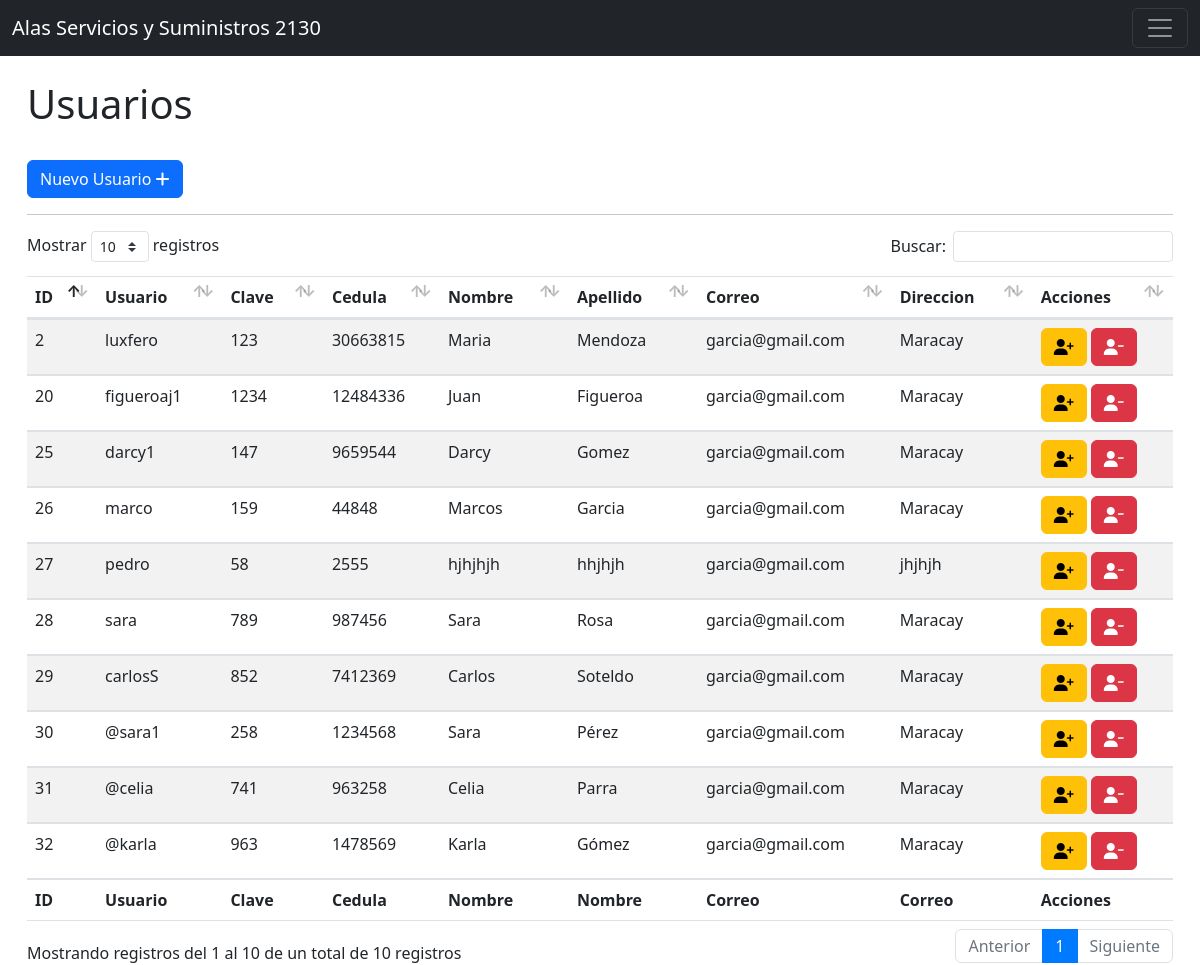
The app's page /paginas/consulta_usuarios.php (signed in) with its own data.
### tables this page shows
CREATE TABLE `tbl_usuarios` (
  `id_usuario` int(11) NOT NULL COMMENT 'Id del usuario',
  `login_usuario` varchar(20) NOT NULL COMMENT 'Nombre de Usuario',
  `clave_usuario` varchar(40) NOT NULL COMMENT 'Clave del Usuario',
  `cedula_usuario` varchar(15) NOT NULL COMMENT 'Cedula del Usuario',
  `nombre_usuario` varchar(20) NOT NULL COMMENT 'Nombre del Usuario',
  `apellido_usuario` varchar(20) NOT NULL COMMENT 'Apellido del Usuario',
  `correo_usuario` varchar(30) NOT NULL COMMENT 'Correo del Usuario',
  `direccion_usuario` varchar(80) NOT NULL COMMENT 'Direccion del Usuario'
);

### paginas/consulta_usuarios.php (the view, shortened to what this page needs)
<?php require "../php/seguridad.php";
  require "../php/conexion.php";
?>
<?php
$sql_facturas = "SELECT id_usuario, login_usuario, clave_usuario, cedula_usuario,
                        nombre_usuario, apellido_usuario, correo_usuario, direccion_usuario FROM tbl_usuarios;";
$rcs_facturas = mysqli_query($conexion, $sql_facturas) or die("Error al consultar facturas: " . mysqli_error($conexion));
?>
<!doctype html>
<html lang="es">
<head>
    <link rel="stylesheet" href="./Bootstrap-4-4.1.1/css/bootstrap.min.css" />
    <link rel="stylesheet" href="./datatables.min.css" />
</head>
<body>
 <div class="container">
      <div class="col-md-12 col-md-offset-2">
        <h1>Usuarios</h1>
        <br>
        <a href="" class="btn btn-primary" data-bs-toggle="modal" data-bs-target="#staticBackdrop">Nuevo Usuario
        <i class="fa fa-plus"></i></a>
        <hr>
        <table
          id="tbl_usuarios"
          class="table table-striped table-hover dt-responsive nowrap display"
          style="width: 100%"
        >
          <thead>
            <tr>
              <th>ID</th>
              <th>Usuario</th>
              <th>Clave</th>
              <th>Cedula</th>
              <th>Nombre</th>
              <th>Apellido</th>
              <th>Correo</th>
              <th>Direccion</th>
              <th>Acciones</th>
            </tr>
          </thead>
          <tfoot>
            <tr>
              <th>ID</th>
              <th>Usuario</th>
              <th>Clave</th>
              <th>Cedula</th>
              <th>Nombre</th>
              <th>Nombre</th>
              <th>Correo</th>
              <th>Correo</th>
              <th>Acciones</th>
            </tr>
          </tfoot>
          <tbody>
          <?php
                    while($row_factura = mysqli_fetch_array($rcs_facturas, MYSQLI_ASSOC)) {
                    ?>
                        <tr>
                            <td class="fila_datos texto_cen"><?php echo $row_factura['id_usuario']; ?></td>
                            <td class="fila_datos texto_cen"><?php echo $row_factura['login_usuario']; ?></td>
                            <td class="fila_datos texto_cen"><?php echo $row_factura['clave_usuario']; ?></td>
                            <td class="fila_datos texto_der"><?php echo $row_factura['cedula_usuario']; ?></td>
                            <td class="fila_datos texto_cen"><?php echo $row_factura['nombre_usuario']; ?></td>
                            <td class="fila_datos texto_izq"><?php echo $row_factura['apellido_usuario']; ?></td>
                            <td class="fila_datos texto_izq"><?php echo $row_factura['correo_usuario']; ?></td>
                            <td class="fila_datos texto_izq"><?php echo $row_factura['direccion_usuario']; ?></td>
                            <td class="fila_datos texto_izq"><a class="btn btn-warning" href="form_editar_usuario.php?id_usuario=<?php echo $row_factura['id_usuario']; ?>"><i class="fa-solid fa-user-plus"></i></a>
                            <a class="btn btn-danger" href="eliminar_user.php?id=<?php echo $fila['id']?>"><i class="fa-solid fa-user-minus"></i></i></a>
                            </td>
                        </tr>
                        <?php
                    }
                    ?>
          </tbody>
        </table>
      </div>
    </div>
</body>
</html>

### paginas/consulta_usuarios.php (style rules this page uses)
div.container { margin-top: 80px; max-width: 1200px; }

### records on screen
tbl_usuarios: id_usuario "2", login_usuario "luxfero", clave_usuario "123", cedula_usuario "30663815", nombre_usuario "Maria", apellido_usuario "Mendoza", correo_usuario "garcia@gmail.com", direccion_usuario "Maracay"
tbl_usuarios: id_usuario "20", login_usuario "figueroaj1", clave_usuario "1234", cedula_usuario "12484336", nombre_usuario "Juan", apellido_usuario "Figueroa", correo_usuario "garcia@gmail.com", direccion_usuario "Maracay"
tbl_usuarios: id_usuario "25", login_usuario "darcy1", clave_usuario "147", cedula_usuario "9659544", nombre_usuario "Darcy", apellido_usuario "Gomez", correo_usuario "garcia@gmail.com", direccion_usuario "Maracay"
tbl_usuarios: id_usuario "26", login_usuario "marco", clave_usuario "159", cedula_usuario "44848", nombre_usuario "Marcos", apellido_usuario "Garcia", correo_usuario "garcia@gmail.com", direccion_usuario "Maracay"
tbl_usuarios: id_usuario "27", login_usuario "pedro", clave_usuario "58", cedula_usuario "2555", nombre_usuario "hjhjhjh", apellido_usuario "hhjhjh", correo_usuario "garcia@gmail.com", direccion_usuario "jhjhjh"
tbl_usuarios: id_usuario "28", login_usuario "sara", clave_usuario "789", cedula_usuario "987456", nombre_usuario "Sara", apellido_usuario "Rosa", correo_usuario "garcia@gmail.com", direccion_usuario "Maracay"
tbl_usuarios: id_usuario "29", login_usuario "carlosS", clave_usuario "852", cedula_usuario "7412369", nombre_usuario "Carlos", apellido_usuario "Soteldo", correo_usuario "garcia@gmail.com", direccion_usuario "Maracay"
tbl_usuarios: id_usuario "30", login_usuario "@sara1", clave_usuario "258", cedula_usuario "1234568", nombre_usuario "Sara", apellido_usuario "Pérez", correo_usuario "garcia@gmail.com", direccion_usuario "Maracay"
tbl_usuarios: id_usuario "31", login_usuario "@celia", clave_usuario "741", cedula_usuario "963258", nombre_usuario "Celia", apellido_usuario "Parra", correo_usuario "garcia@gmail.com", direccion_usuario "Maracay"
tbl_usuarios: id_usuario "32", login_usuario "@karla", clave_usuario "963", cedula_usuario "1478569", nombre_usuario "Karla", apellido_usuario "Gómez", correo_usuario "garcia@gmail.com", direccion_usuario "Maracay"
